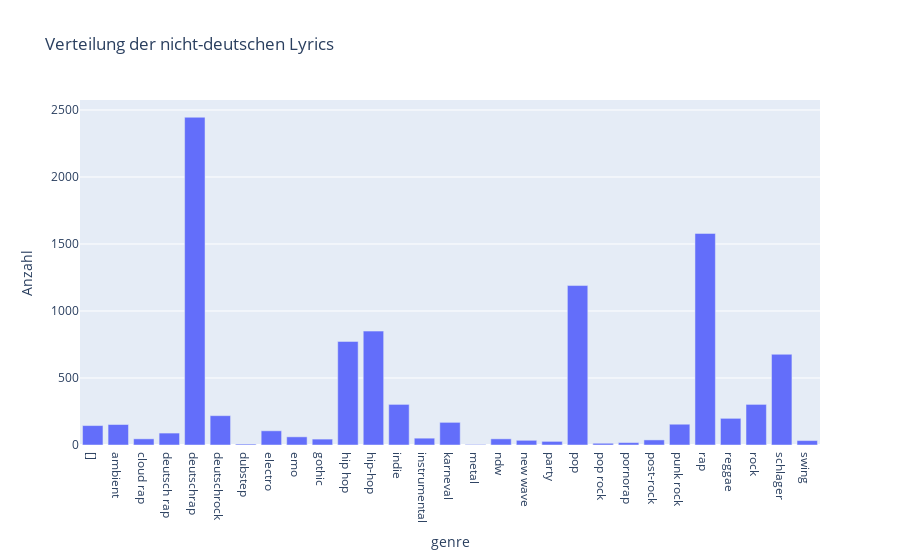

Notebook code cell kept with this figure:
### Code cell
import plotly.express as px

non_ger_genre_count = pd.DataFrame(non_ger_results).groupby(['genre']).size().reset_index(name='count')

fig = px.bar(non_ger_genre_count, x='genre', y='count', title='Verteilung der nicht-deutschen Lyrics',
             labels={'count': 'Anzahl'})

fig.show()
fig.write_html("../images/non_german_lyrics.html")

### Figure 1 — Plotly figure (JSON) as saved in the notebook; plotly's stock layout.template omitted (floating-point values rounded to 4 significant figures)
{"data": [{"alignmentgroup": "True", "hovertemplate": "genre=%{x}<br>Anzahl=%{y}<extra></extra>", "legendgroup": "", "marker": {"color": "#636efa", "pattern": {"shape": ""}}, "name": "", "offsetgroup": "", "orientation": "v", "showlegend": false, "textposition": "auto", "type": "bar", "x": ["[]", "ambient", "cloud rap", "deutsch rap", "deutschrap", "deutschrock", "dubstep", "electro", "emo", "gothic", "hip hop", "hip-hop", "indie", "instrumental", "karneval", "metal", "ndw", "new wave", "party", "pop", "pop rock", "pornorap", "post-rock", "punk rock", "rap", "reggae", "rock", "schlager", "swing"], "xaxis": "x", "y": [145, 153, 46, 89, 2446, 219, 7, 106, 61, 44, 773, 850, 303, 51, 169, 4, 46, 35, 27, 1190, 13, 18, 38, 155, 1579, 199, 303, 677, 33], "yaxis": "y"}], "layout": {"barmode": "relative", "legend": {"tracegroupgap": 0}, "title": {"text": "Verteilung der nicht-deutschen Lyrics"}, "xaxis": {"anchor": "y", "domain": [0, 1], "title": {"text": "genre"}}, "yaxis": {"anchor": "x", "domain": [0, 1], "title": {"text": "Anzahl"}}}}
